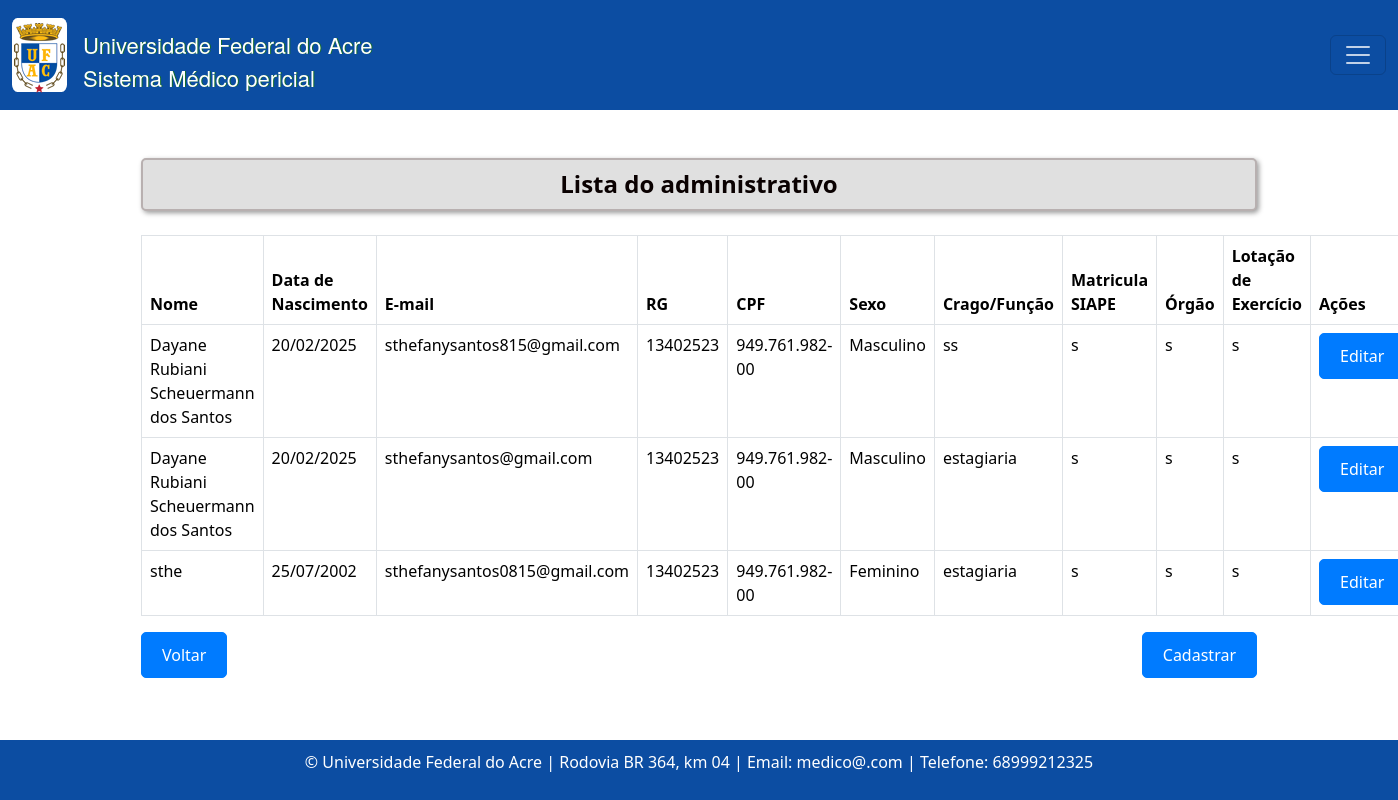
/administrativo/ (signed in), run on an earlier commit of the app's database.
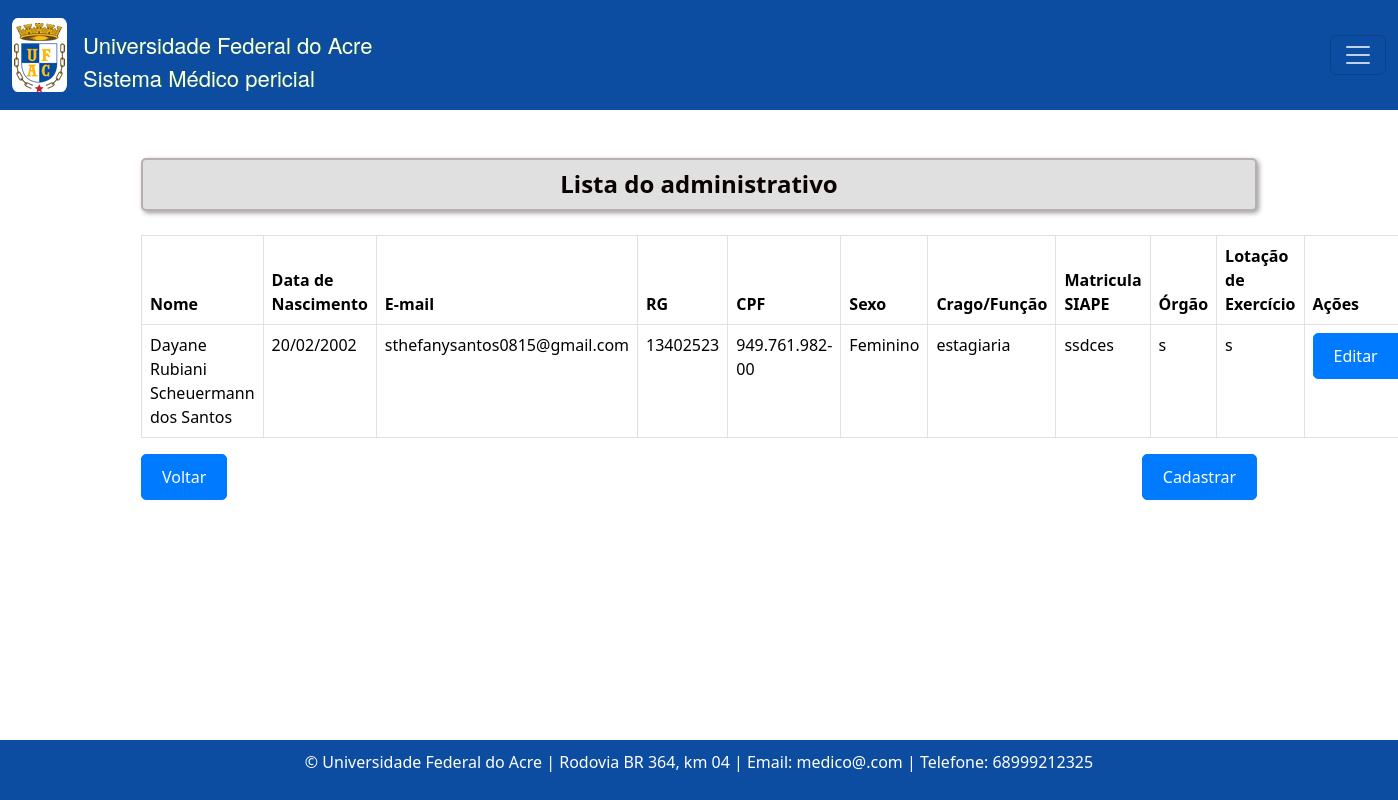
And on a later commit of the database.
### consulta/models.py (models this page shows, shortened)
class Administrativo(models.Model):
    usuario = models.OneToOneField(User, on_delete=models.SET_NULL, blank=True, null=True)
    nome = models.CharField(max_length=100, verbose_name='Nome Completo')
    data_nascimento = models.DateField(verbose_name='Data de nascimento', validators=[data_nasc_valida])
    email = models.EmailField()
    rg = models.CharField(max_length=20)
    cpf = models.CharField(max_length=14, validators=[validate_cpf, MinLengthValidator(11)])
    sexo = models.CharField(max_length=1, choices=[('M', 'Masculino'), ('F', 'Feminino')])
    cargo_funcao = models.CharField(max_length=50, default='')
    cep = models.CharField(max_length=9)
    cidade = models.CharField(max_length=50)
    bairro = models.CharField(max_length=50, default='')
    uf = models.CharField('UF', max_length=2, choices=UF_CHOICE, default='AC')
    numero = models.CharField(max_length=10)
    ddd_telefone = models.CharField('Telefone Celular', max_length=14, help_text='Com DDD.')
    complemento = models.CharField(max_length=100, blank=True, null=True, default='')
    orgao = models.CharField(max_length=50, default='')
    lotacao_de_exercicio = models.CharField(max_length=50, default='')
    matricula_siape = models.CharField(max_length=20)
    class Meta:
        ordering = ['nome']
        verbose_name = 'Administrativo'
        verbose_name_plural = 'Administrativo'

### consulta/views.py (the view)
# urls.py: path('administrativo/', listar_administrativo, name= 'administrativoListagem'),
@login_required
def listar_administrativo(request):
    administrativo = Administrativo.objects.all()
    return render(request, 'consultas/listagem_administrativo.html', {'administrativo': administrativo})

### templates/consultas/listagem_administrativo.html (shortened to what this page needs)
{% extends "base.html" %}
{% block content %}
  <h4 class="text-center mb-4 custom-title">Lista do administrativo</h4>
  <table class="table table-bordered">
    <thead>
      <tr>
        <th>Nome</th>
        <th>Data de Nascimento</th>
        <th>E-mail</th>
        <th>RG</th>
        <th>CPF</th>
        <th>Sexo</th>
        <th>Crago/Função</th>
        <th>Matricula SIAPE</th>
        <th>Órgão</th>
        <th>Lotação de Exercício</th>
        <th>Ações</th>
      </tr>
    </thead>
    <tbody>
      {% for administrativo in administrativo %}
      <tr>
        <td>{{ administrativo.nome }}</td>
        <td>{{ administrativo.data_nascimento | date:"d/m/Y " }}</td>
        <td>{{ administrativo.email }}</td>
        <td>{{ administrativo.rg }}</td>
        <td>{{ administrativo.cpf }}</td>
        <td>{{ administrativo.get_sexo_display }}</td>
        <td>{{ administrativo.cargo_funcao }}</td>
        <td>{{ administrativo.matricula_siape }}</td>
        <td>{{ administrativo.orgao }}</td>
        <td>{{ administrativo.lotacao_de_exercicio }}</td>
        <td>
          <div class="btn-group" role="group" aria-label="Ações">
            <a href="{% url 'administrativoEditar' administrativo.id %}" class="btn btn-primary">Editar</a>
          </div>
        </td>
      </tr>
       {% endfor %}
  </tbody>
</table>
<div class="d-flex justify-content-between">
  <a class="btn btn-primary" href="{% url 'home' %}">Voltar</a>
  <a class="btn btn-primary" href="{% url 'administrativoCreate'  %}">Cadastrar</a>
</div>
{% endblock %}

What changed in the data, as far as the page shows it:
removed Administrativo: nome "Dayane Rubiani Scheuermann dos Santos", data_nascimento "20/02/2025", email "sthefanysantos815@gmail.com", rg "13402523", cpf "949.761.982-00", sexo "Masculino", cargo_funcao "ss", matricula_siape "s", orgao "s", lotacao_de_exercicio "s"
removed Administrativo: nome "Dayane Rubiani Scheuermann dos Santos", data_nascimento "20/02/2025", email "sthefanysantos@gmail.com", rg "13402523", cpf "949.761.982-00", sexo "Masculino", cargo_funcao "estagiaria", matricula_siape "s", orgao "s", lotacao_de_exercicio "s"
removed Administrativo: nome "sthe", data_nascimento "25/07/2002", email "sthefanysantos0815@gmail.com", rg "13402523", cpf "949.761.982-00", sexo "Feminino", cargo_funcao "estagiaria", matricula_siape "s", orgao "s", lotacao_de_exercicio "s"
added Administrativo: nome "Dayane Rubiani Scheuermann dos Santos", data_nascimento "20/02/2002", email "sthefanysantos0815@gmail.com", rg "13402523", cpf "949.761.982-00", sexo "Feminino", cargo_funcao "estagiaria", matricula_siape "ssdces", orgao "s", lotacao_de_exercicio "s"
